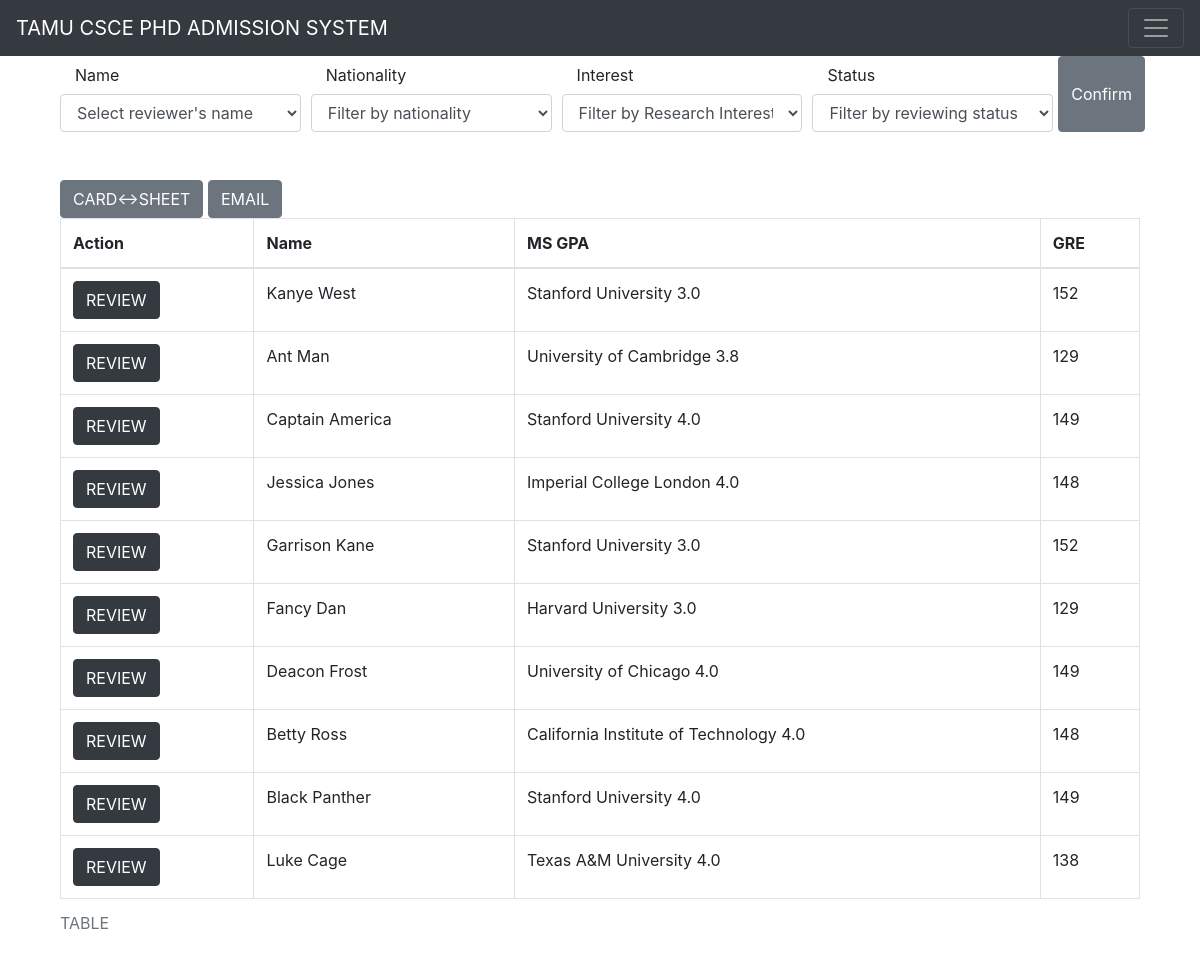
Screenshot of /table/ with the database file from the repository.
### PhD_Admission/models.py (models this page shows, shortened)
class Applicant(models.Model):
    App_Seq_No = models.AutoField(primary_key=True)
    Application_ID = models.CharField(max_length=10)
    Average_Review_Score = models.FloatField()
    Applied_Degree = models.CharField(max_length=50)
    Nationality = models.CharField(max_length=100)
    Name = models.CharField(max_length=50)
    Email = models.CharField(max_length=50)
    Research_Interest = models.CharField(max_length=500)
    Potential_Faculty = models.CharField(max_length=500)
    BS_University_and_GPA = models.CharField(max_length=500)
    MS_University_and_GPA = models.CharField(max_length=500)
    GRE_Score = models.IntegerField()
    TOEFL_Score = models.IntegerField()
    Gender = models.CharField(max_length=50)
    Ethnicity = models.CharField(max_length=50)
    Residency = models.CharField(max_length=50)
    Citizenship = models.CharField(max_length=50)
    Faculty_Contact = models.CharField(max_length=50)
    Faculty_giving_GANT_GAT = models.CharField(max_length=50)
    Faculty_giving_GAR = models.CharField(max_length=50)
    class Meta:
        ordering = ['App_Seq_No']

### PhD_Admission/views.py (the view)
# urls.py: path('table/', views.hometable, name='hometable'),
def hometable(request):
    applicants = Applicant.objects.all()
    context = {"applicants": applicants, "total_num": len(applicants)}
    return render(request, 'hometable.html', context)

### PhD_Admission/templates/hometable.html (shortened to what this page needs)
{% extends 'base.html' %}
{% block content %}
    <div class = "container">
    <form>
      <div class="form-row">
        <div class="col">
          <label for="inputState" class="col-sm-3 col-form-label">Name</label>
          <select id="inputState" class="form-control">
            <option selected>Select reviewer's name</option>
          </select>
        </div>
        <div class="col">
          <label for="inputState" class="col-sm-3 col-form-label">Nationality</label>
          <select id="inputState" class="form-control">
            <option selected>Filter by nationality</option>
          </select>
        </div>
        <div class="col">
          <label for="inputState" class="col-sm-3 col-form-label">Interest</label>
          <select id="inputState" class="form-control">
            <option selected>Filter by Research Interest</option>
          </select>
        </div>
        <div class="col">
          <label for="inputState" class="col-sm-3 col-form-label">Status</label>
          <select id="inputState" class="form-control">
            <option selected>Filter by reviewing status</option>
          </select>
        </div>
             <button type="submit" class="btn btn-secondary">Confirm</button>
      </div>
  </form>
<br>
<br>
  <a class="btn btn-secondary" href='../' role="button">CARD<->SHEET</a>
  <a class="btn btn-secondary" href='/email' role="button" onclick="myFunction()">EMAIL</a>
    <table class="table table-bordered">
        <caption>TABLE</caption>
        <thead>
          <tr>
            <th>Action</th>
            <th>Name</th>
            <th>MS GPA</th>
            <th>GRE</th>
          </tr>
        </thead>
        <tbody>
        {%for x in applicants%}
          <tr>
            <td><a class="btn btn-dark" href="{{x.App_Seq_No}}/review" role="button">REVIEW</a></td>
            <td>{{x.Name}}</td>
            <td>{{x.MS_University_and_GPA}}</td>
            <td>{{x.GRE_Score}}</td>
          </tr>
        {%endfor%}
        </tbody>
      </table>
    </div>
{%endblock%}

### rows the page displays
Applicant: Name "Kanye West", MS_University_and_GPA "Stanford University 3.0", GRE_Score "152"
Applicant: Name "Ant Man", MS_University_and_GPA "University of Cambridge 3.8", GRE_Score "129"
Applicant: Name "Captain America", MS_University_and_GPA "Stanford University 4.0", GRE_Score "149"
Applicant: Name "Jessica Jones", MS_University_and_GPA "Imperial College London 4.0", GRE_Score "148"
Applicant: Name "Garrison Kane", MS_University_and_GPA "Stanford University 3.0", GRE_Score "152"
Applicant: Name "Fancy Dan", MS_University_and_GPA "Harvard University 3.0", GRE_Score "129"
Applicant: Name "Deacon Frost", MS_University_and_GPA "University of Chicago 4.0", GRE_Score "149"
Applicant: Name "Betty Ross", MS_University_and_GPA "California Institute of Technology 4.0", GRE_Score "148"
Applicant: Name "Black Panther", MS_University_and_GPA "Stanford University 4.0", GRE_Score "149"
Applicant: Name "Luke Cage", MS_University_and_GPA "Texas A&M University 4.0", GRE_Score "138"
